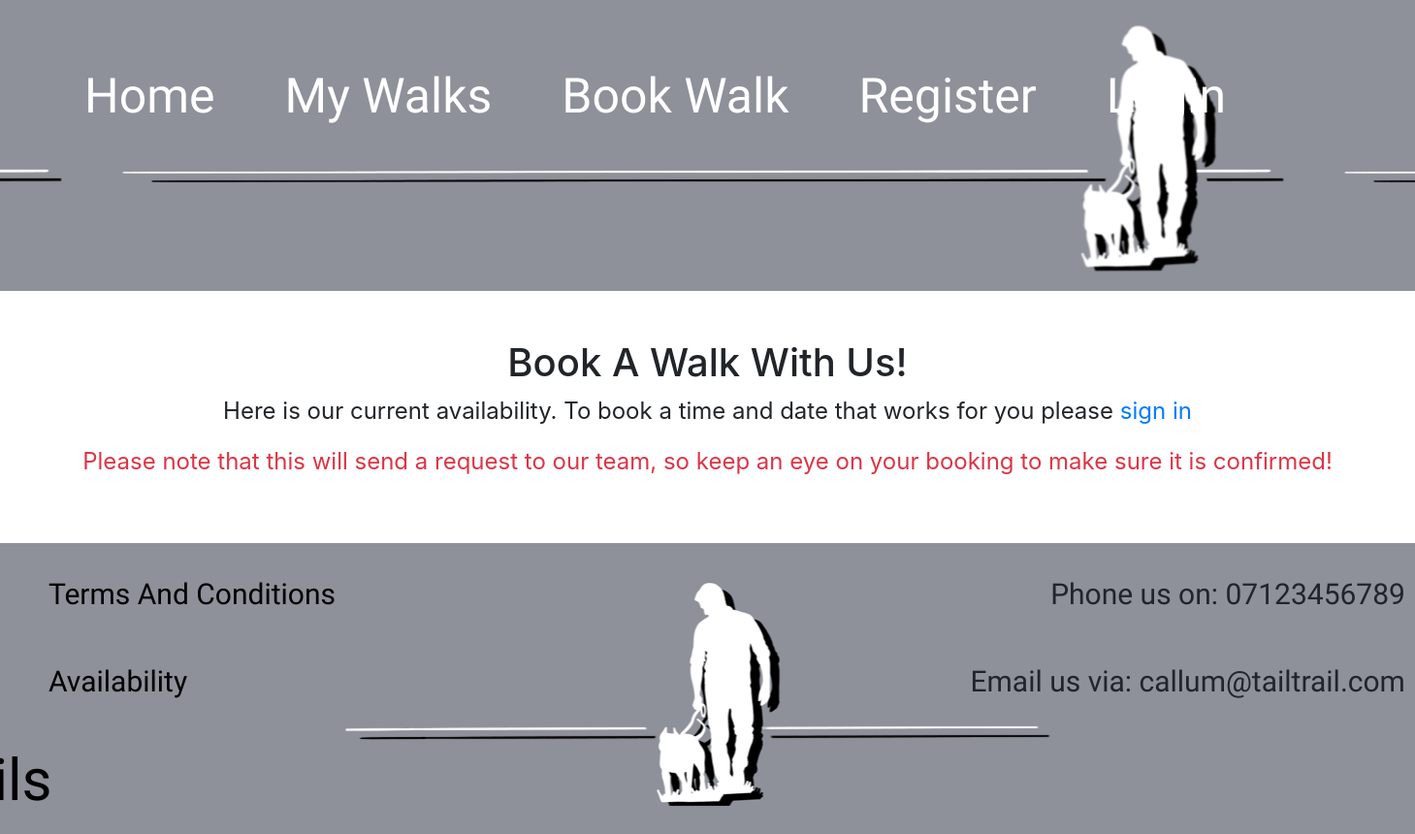
The page /book-walk/ on the database as committed earlier.
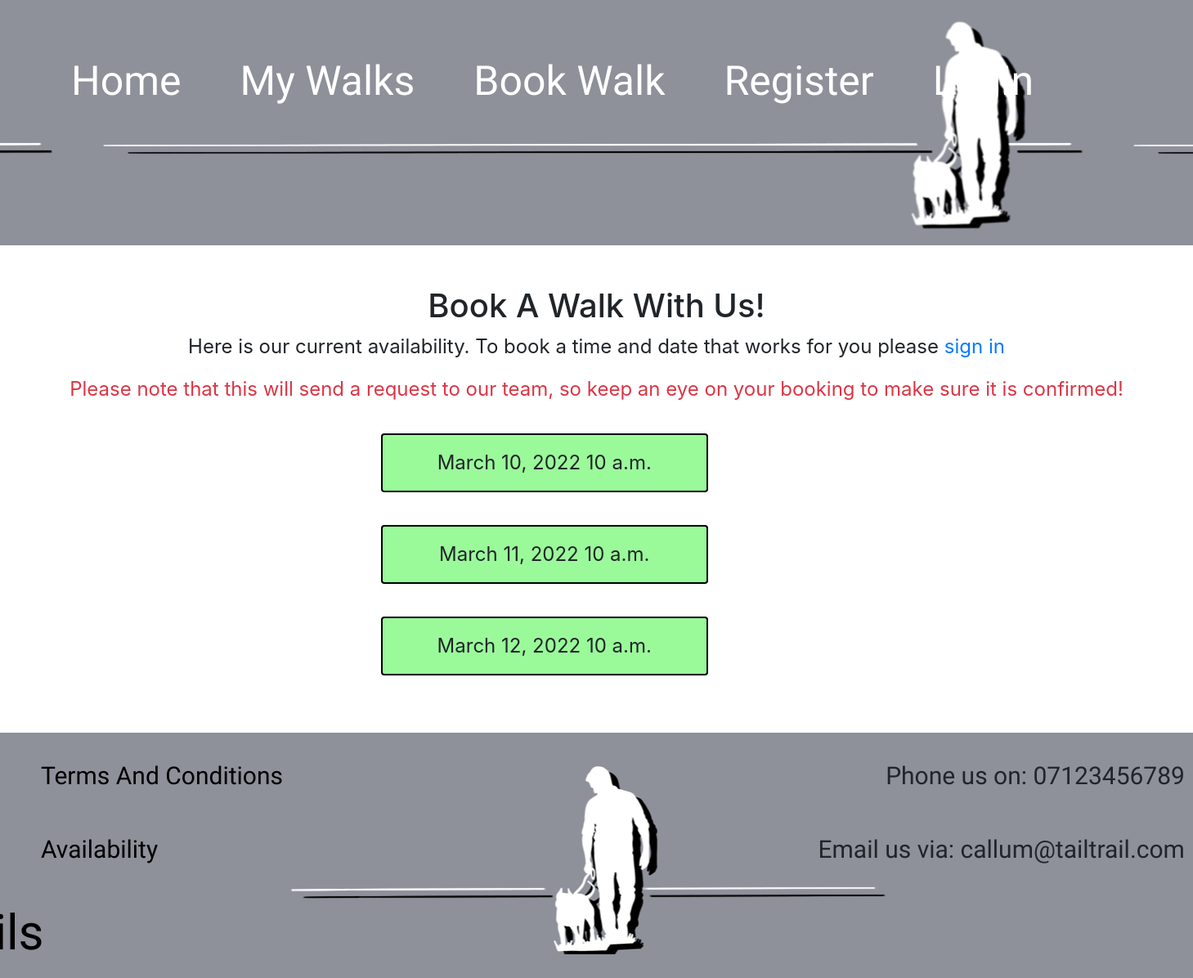
The same page on the database as committed later.
### book/models.py (models this page shows, shortened)
class Availability(models.Model):
    date = models.DateField()
    time = models.TimeField(auto_now=False, auto_now_add=False)
    requested = models.BooleanField(default=False)
    approved = models.BooleanField(default=False)
    class Meta:
        ordering = ['date']

### book/views.py (the view)
# urls.py: path("book-walk/", views.AvailabilityList.as_view(), name="book-walk"),
class AvailabilityList(generic.ListView):
    model = Availability
    template_name = 'book-walk.html'
    paginate_by = 14

### templates/book-walk.html (shortened to what this page needs)
{% extends "base.html" %}
{% block content %}
<div class="content make-booking-content">
   <h1>Book A Walk With Us!</h1>
   {% if user.is_authenticated %}
      <p> Here is our current availability, please select a time and date that works for you.</p>
      <p class="text-danger">Please note that this will send a request to our team, so keep an eye on your booking to make sure it is confirmed!</p>
      <div class="row">
         <div class="col-md-10">
         {% for availability in availability_list %}
            <div id="availability-item">
               <p>{{ availability.date }} {{ availability.time }}</p>
            </div>
            <button class="btn" id="btn-request" onclick="#" type="submit">Request</button>
         {% endfor %}
         </div>
      </div>
   {% else %}
      <p> Here is our current availability. To book a time and date that works for you please <a class="link"
      href="{% url 'account_login' %}">sign in</a></p>
      <p class="text-danger">Please note that this will send a request to our team, so keep an eye on your booking to make sure it is confirmed!</p>
      <div class="row">
         <div class="col-md-8 offset-md-1">
            {% for availability in availability_list %}
            <div id="availability-item">
               <p>{{ availability.date }} {{ availability.time }}</p>
            </div>
            {% endfor %}
         </div>
      </div>
   {% endif %}
</div>
{%endblock%}

### templates/base.html (shortened to what this page needs)
{%load static%}
<!DOCTYPE html>
<html lang="en">
    <head>
        <link rel="stylesheet" href="{% static 'css/style.css' %}">
        <link rel="stylesheet" href="https://cdn.jsdelivr.net/npm/bootstrap@4.6.1/dist/css/bootstrap.min.css">
    </head>
    <body>
        <nav class="navbar">
            <div class="container-fluid">
                    <ul class="nav nav-pills navbar-right">
                        <li class="nav-item">
                            <a class="nav-link" aria-current="page" href="{% url 'home' %}">Home</a>
                        </li>
                        <li class="nav-item">
                            <a class="nav-link"  href="/my-walks">My Walks</a>
                        </li>
                        <li class="nav-item">
                            <a class="nav-link"  href="/book-walk">Book Walk</a>
                        </li>
                        {% if user.is_authenticated %}
                        <li class="nav-item">
                            <a class="nav-link" href="{% url 'account_logout' %}">Logout</a>
                        </li>
                        {% else %}
                        <li class="nav-item">
                            <a class="nav-link" href="{% url 'account_signup' %}">Register</a>
                        </li>
                        <li class="nav-item">
                            <a class="nav-link" href="{% url 'account_login' %}">Login</a>
                        </li>
                        {% endif %}
                    </ul>
            </div>
        </nav>
        <main class="flex-shrink-0 main-bg">
            {% block content %}{% endblock content %}
        </main>
        <footer class="footer">
            <div class="footer-links">
                <a href="#">Terms And Conditions</a>
                <br>
                <br>
                <a href="book-walk.html">Availability</a>
            </div>
            <div class="footer-contacts">
                Phone us on: 07123456789 <br> <br>
                Email us via: callum@tailtrail.com
            </div>
            <p class="company-name">Tail Trails</p>
        </footer>
    </body>
</html>

### static/css/style.css (style rules this page uses)
h1 { font-size: 40px; text-align: center; }
p { font-size: 20px; text-align: center; }
.content { padding:50px; }
.navbar { width: 100%; height: 300px; background: url("../images/tail-trails-logo\ .png") center; }
nav a { text-decoration: none; font-family: 'Hurricane', cursive; color: white; font-size: 50px; margin: 20px 0 0 40px; }
.footer { height:300px; width: 100%; background: url("../images/logo-small.png") center; }
.footer-links { font-family: 'Hurricane', cursive; font-size: 30px; display: inline-block; position: relative; top: 30px; left: 50px; }
.footer-contacts { font-family: 'Hurricane', cursive; font-size: 30px; display: inline-block; position: relative; text-align: right; top: 30px; left: 700px; }
.footer .company-name { color:black; font-family: 'Hurricane', cursive; font-size: 60px; margin-left: 50px; position: relative; top: 65px; right: 250px; }
.footer-links a { color: black; }
p { font-size: x-large; text-align: left; }
.make-booking-content p { text-align: center; }
#availability-item { background-color: rgb(154, 250, 154); border: solid 2px black; border-radius: 0.25rem; width: 400px; padding: 1rem 4rem 0 4rem; margin: 20px 0 20px 300px; display: inline-block; }

Rows that differ between the two databases and show on the page:
added Availability: date "March 10, 2022", time "10 a.m."
added Availability: date "March 11, 2022", time "10 a.m."
added Availability: date "March 12, 2022", time "10 a.m."
